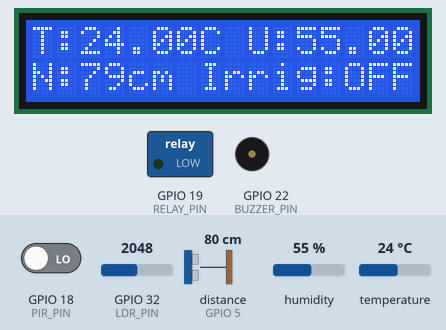
Recording of a sketch running on a simulated ESP32. Shown: 16×2 character LCD, switched loads named in the sketch (green lamp = pin HIGH), buzzer (waves = sounding, pin HIGH). Wiring (inferred from the names in the program): ultrasonic range finder: trigger GPIO 4; echo GPIO 5. The test bench sets the inputs (shaded band); at power-on: GPIO 18 (PIR_PIN) LOW, distance to the obstacle (sensor on GPIO 5) 80 cm, humidity 55 %, temperature 24 °C, GPIO 32 (LDR_PIN) = 2048. The echo pulse lasts 58.3 µs per cm; pins used as bus, display or sensor lines are not drawn; what the sketch prints to the serial monitor is not drawn.

Above: at 2.2 s.
2.3 s: GPIO 18 (PIR_PIN) driven HIGH
At 3.9 s:
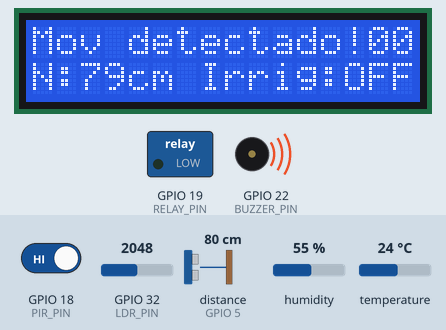
8.3 s: distance to the obstacle (sensor on GPIO 5) set to 2 cm
At 11.6 s:
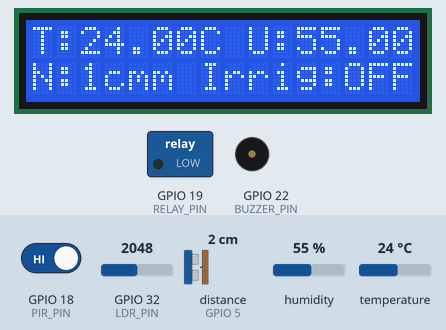
14.3 s: humidity set to 22 %
At 17.7 s:
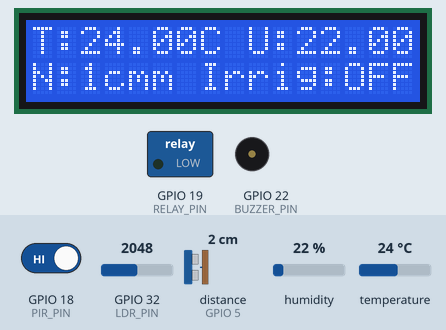
19.9 s: temperature set to 25.5 °C
At 23.8 s:
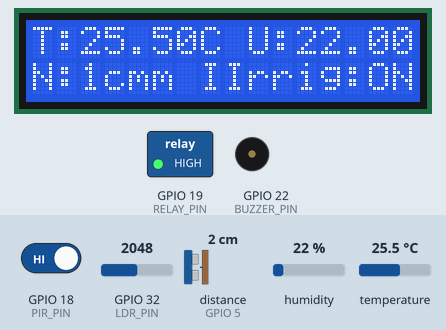
25.9 s: distance to the obstacle (sensor on GPIO 5) set to 18 cm
At 29.9 s:
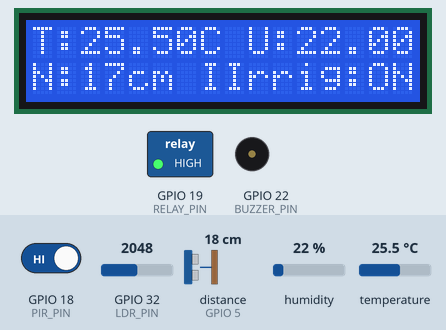
31.9 s: humidity set to 40 %
At 36.2 s:
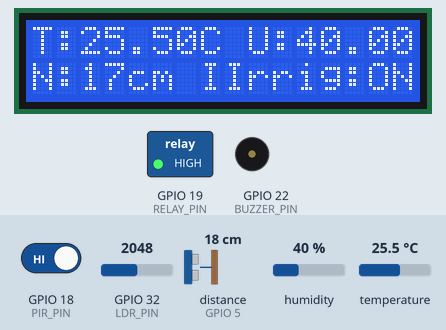
Timing chart, 0 to 38.9 s (numbered marks = the images above; inputs shaded):
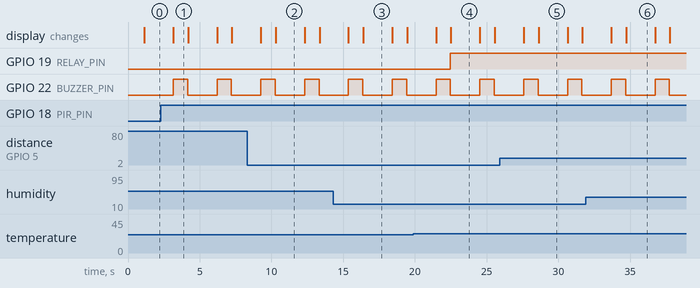

The sketch:

sistema_irrigacao.ino
```cpp
#include <Wire.h>
#include <LiquidCrystal_I2C.h>
#include <DHT.h>

#define DHTPIN 15         // GPIO para o sensor DHT22
#define DHTTYPE DHT22     // Tipo do sensor DHT
#define PIR_PIN 18        // GPIO para o sensor PIR
#define LDR_PIN 32        // GPIO para o sensor LDR
#define RELAY_PIN 19      // GPIO para o relé da bomba de água
#define BUZZER_PIN 22     // GPIO para o buzzer
#define TRIG_PIN 4        // GPIO para o Trig do HC-SR04
#define ECHO_PIN 5        // GPIO para o Echo do HC-SR04

// Inicialização do DHT e do display LCD
DHT dht(DHTPIN, DHTTYPE);
LiquidCrystal_I2C lcd(0x27, 16, 2); // Endereço I2C do LCD (0x27 pode variar)

float temperatura, umidade;
int luminosidade;
bool movimentoDetectado = false;
long duracao;
int distancia;

void setup() {
  Serial.begin(115200);
  dht.begin();

  // Configuração de pinos
  pinMode(PIR_PIN, INPUT);
  pinMode(LDR_PIN, INPUT);
  pinMode(RELAY_PIN, OUTPUT);
  pinMode(BUZZER_PIN, OUTPUT);
  pinMode(TRIG_PIN, OUTPUT);
  pinMode(ECHO_PIN, INPUT);

  // Inicialização do LCD
  lcd.init();
  lcd.backlight();

  // Estado inicial dos atuadores
  digitalWrite(RELAY_PIN, LOW);
  digitalWrite(BUZZER_PIN, LOW);

  // Mensagem de inicialização
  lcd.setCursor(0, 0);
  lcd.print("Sistema Iniciado");
  delay(1000);
  lcd.clear();
}

void loop() {
  // Leitura do sensor DHT22
  temperatura = dht.readTemperature();
  umidade = dht.readHumidity();

  // Leitura do sensor LDR
  luminosidade = analogRead(LDR_PIN);

  // Leitura do sensor ultrassônico HC-SR04 para medir o nível de água
  digitalWrite(TRIG_PIN, LOW);
  delayMicroseconds(2);
  digitalWrite(TRIG_PIN, HIGH);
  delayMicroseconds(10);
  digitalWrite(TRIG_PIN, LOW);
  duracao = pulseIn(ECHO_PIN, HIGH);
  distancia = duracao * 0.034 / 2;

  // Detecção de movimento com o PIR
  movimentoDetectado = digitalRead(PIR_PIN);
  if (movimentoDetectado) {
    // Atualização no LCD
    lcd.setCursor(0, 0);
    lcd.print("Mov detectado!");
    digitalWrite(BUZZER_PIN, HIGH);
    delay(1000);
    digitalWrite(BUZZER_PIN, LOW);
  }

  // Lógica de controle da irrigação
  if (umidade < 50 && temperatura > 25 && distancia < 20) { // Se a distância da água está abaixo de 20 cm, permite irrigação
      digitalWrite(RELAY_PIN, HIGH);
      Serial.print("Irrig:ON ");
      // Atualização no LCD
      lcd.setCursor(8, 1);
      lcd.print("Irrig:ON ");
  } else {
    digitalWrite(RELAY_PIN, LOW);
    Serial.print("Irrig:OFF");
    // Atualização no LCD
    lcd.setCursor(7, 1);
    lcd.print("Irrig:OFF");
  }

  // Atualização no Serial Monitor
  Serial.print("Temperatura: "); Serial.print(temperatura); Serial.print(" °C");
  Serial.print(" - Umidade: "); Serial.print(umidade); Serial.println(" %");
  Serial.print("Luminosidade: "); Serial.println(luminosidade);
  Serial.print("Distância do nível de água: "); Serial.print(distancia); Serial.println(" cm");

  // Atualização no LCD
  lcd.setCursor(0, 0);
  lcd.print("T:"); lcd.print(temperatura); lcd.print("C ");
  lcd.print("U:"); lcd.print(umidade); lcd.print("%");

  lcd.setCursor(0, 1);
  lcd.print("N:"); lcd.print(distancia); lcd.print("cm");

  delay(2000);
}
```

Measured:
- the behaviour switches between 25 and 25.1 °C on temperature (found by bisection; images 3 and 4)
- after the input at 2.3 s, GPIO 22 (BUZZER_PIN): alternates HIGH for 1.0 s and LOW for 2.1 s, starting after 0.85 s; the display: changes after 0.85 s (image 1)
- after the input at 8.3 s, the display: first differs from a run without the input after 2.0 s (image 2)
- after the input at 14.3 s, the display: first differs from a run without the input after 2.1 s (image 3)
- after the input at 19.9 s, GPIO 19 (RELAY_PIN): LOW → HIGH after 2.6 s; the display: first differs from a run without the input after 2.6 s (image 4)
- after the input at 25.9 s, the display: first differs from a run without the input after 2.7 s (image 5)
- after the input at 31.9 s, the display: first differs from a run without the input after 2.8 s (image 6)
